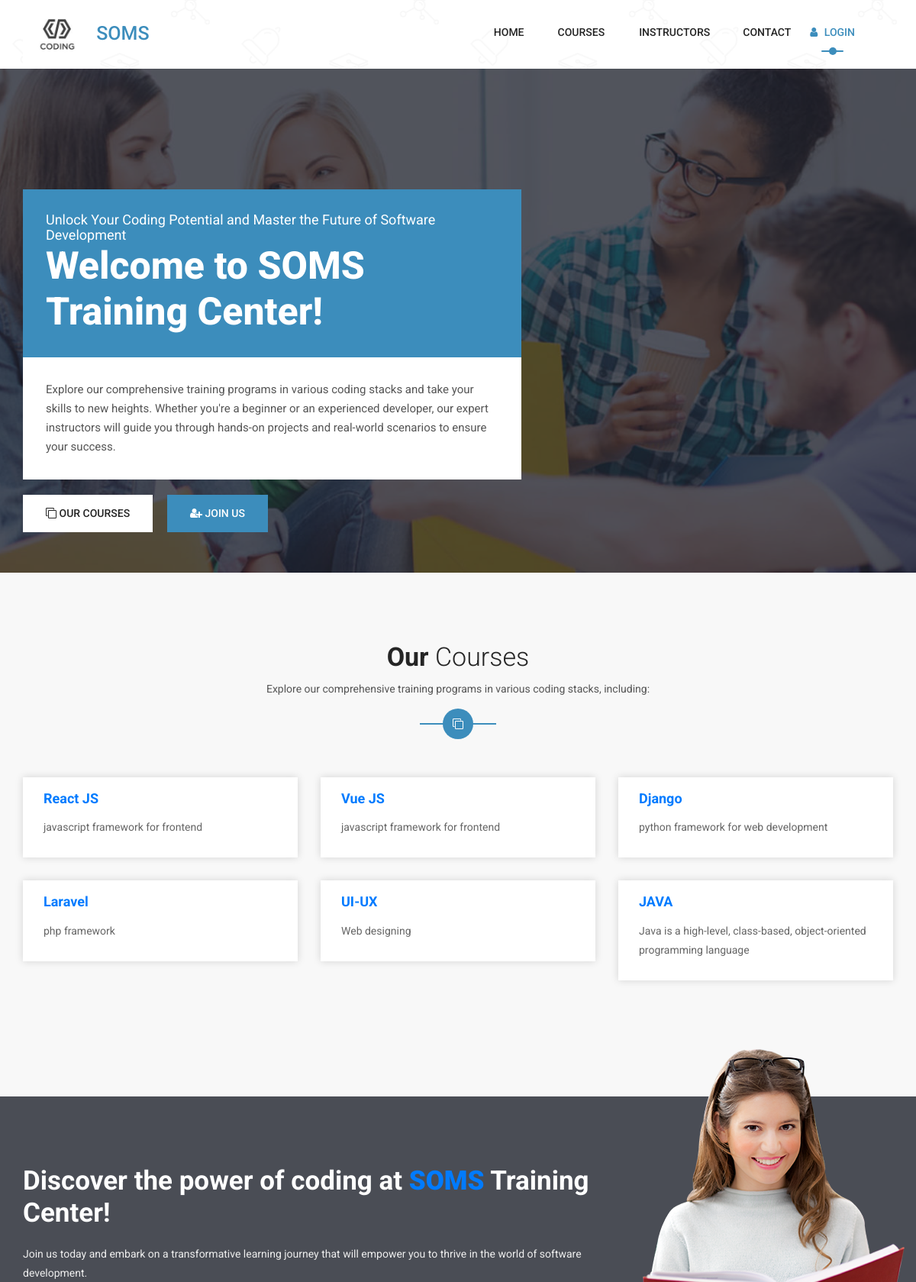
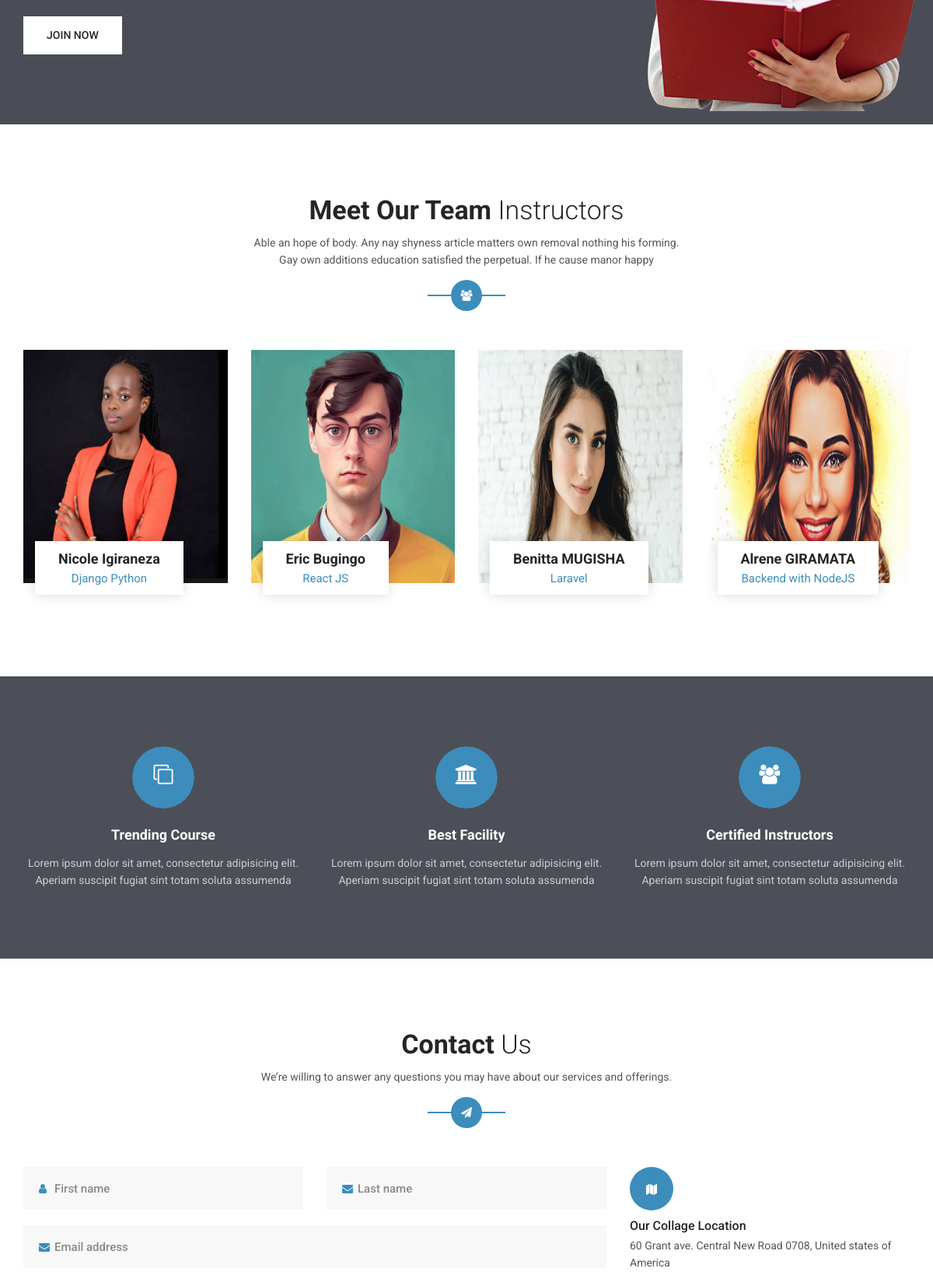
The page / (upper part) on the database its author committed (2 pictures, top to bottom).
### main/models.py (models this page shows, shortened)
class Stack(models.Model):
    name = models.CharField(verbose_name="Stack Name", max_length=100, unique=True)
    description = models.TextField(verbose_name="Description", blank=True)

### account/models.py (models this page shows, shortened)
class Trainer(models.Model):
    user = models.OneToOneField(User, verbose_name="User", related_name="trainers", on_delete=models.CASCADE)
    ssn = models.CharField(verbose_name="SSN", max_length=100, blank=True, null=True)
    profilePicture = models.ImageField(
        verbose_name="Image",
        upload_to="images/profile/",
        validators=[FileExtensionValidator(['png','jpg','jpeg'])],
        blank=True, null=True
    )
    phone1 = PhoneNumberField(verbose_name="Phone 1", blank=True)
    phone2 = PhoneNumberField(verbose_name="Phone 2", blank=True)
    specialization = models.CharField(verbose_name="Specializations", max_length=100, blank=True, null=True)
    locationAddress = models.CharField(verbose_name="Address", max_length=200)
    def image(self):
        return mark_safe('<img src="/../../media/%s" width="70" />' % (self.profilePicture))
    image.allow_tags = True

class User(AbstractUser):
    class Gender(models.TextChoices):
        SELECT = "", "Select Gender"
        MALE = "Male", "Male"
        FEMALE = "Female", "Female"
    first_name = models.CharField(verbose_name="First Name", max_length=50, blank=False)
    last_name = models.CharField(verbose_name="Last Name", max_length=50, blank=False)
    email = models.EmailField(verbose_name="Email", max_length=255, unique=True, blank=False)
    gender = models.CharField(verbose_name="Gender", choices=Gender.choices, default=Gender.SELECT, max_length=10)
    is_manager = models.BooleanField(verbose_name="Is Manager", default=False)
    is_trainer = models.BooleanField(verbose_name="Is Trainer", default=False)
    is_trainee = models.BooleanField(verbose_name="Is Trainee", default=False)
    is_company = models.BooleanField(verbose_name="Is Compony", default=False)
    username = None
    USERNAME_FIELD = 'email'
    REQUIRED_FIELDS = ['first_name', 'last_name']
    objects = UserManager()
    class Meta(AbstractUser.Meta):
        swappable = 'AUTH_USER_MODEL'

### main/views.py (the view)
# urls.py: path('', HomePage, name='home_page'),
def HomePage(request):
    StacksData = Stack.objects.filter()
    TrainersData = Trainer.objects.filter()
    context = {
        'title': 'Welcome to SOMS',
        'courses': StacksData,
        'instructors': TrainersData,
    }
    return render(request, 'home.html', context)

### templates/home.html (shortened to what this page needs)
{% extends "index.html" %}
  {% load static %}
    {% block index_content%}
    <section class="home-slider">
      <div class="slider-active">
        <div class="single-slider overlay">
          <div class="container">
            <div class="row">
              <div class="col-lg-7 col-md-10 col-12">
                <div class="slider-content">
                  <h1 class="slider-title">
                    <span
                      >Unlock Your Coding Potential and Master the Future of
                      Software Development</span
                    >Welcome to SOMS Training Center!
                  </h1>
                  <p class="slider-text">
                    Explore our comprehensive training programs in various
                    coding stacks and take your skills to new heights. Whether
                    you're a beginner or an experienced developer, our expert
                    instructors will guide you through hands-on projects and
                    real-world scenarios to ensure your success.
                  </p>
                  <div class="button">
                    <a href="{% url 'home_page' %}#courses" class="btn white">
                      <i class="fa fa-clone"></i> Our Courses
                    </a>
                    <a href="{% url 'join_page' %}" class="btn white primary">
                      <i class="fa fa-user-plus"></i> Join Us
                    </a>
                  </div>
                </div>
              </div>
            </div>
          </div>
        </div>
      </div>
    </section>
    {% if courses %}
    <section class="courses section" id="courses">
      <div class="container">
        <div class="row">
          <div class="col-lg-6 offset-lg-3 col-12">
            <div class="section-title bg">
              <h2>Our <span>Courses</span></h2>
              <p>
                Explore our comprehensive training programs in various coding
                stacks, including:
              </p>
              <div class="icon"><i class="fa fa-clone"></i></div>
            </div>
          </div>
        </div>
        <div class="row">
          {% for course in courses %}
          <div class="col-lg-4 col-md-6 col-12">
            <div class="single-course">
              <div class="course-body">
                <h4 class="c-title">
                  <a href="course-single.html" class="text-primary"
                    >{{course.name}}</a
                  >
                </h4>
                <p>{{course.description}}</p>
              </div>
            </div>
          </div>
          {% endfor %}
        </div>
      </div>
    </section>
    {% endif %}
    <section class="cta">
      <div
        class="cta-inner overlay section"
        style="background-image: url('{% static 'images/cta-bg.jpg' %}')"
        data-stellar-background-ratio="0.5"
      >
        <div class="container">
          <div class="row">
            <div class="col-lg-8 col-md-8 col-12">
              <div class="text-content">
                <h2>
                  Discover the power of coding at
                  <b class="text-primary">SOMS</b> Training Center!
                </h2>
                <p>
                  Join us today and embark on a transformative learning journey
                  that will empower you to thrive in the world of software
                  development.
                </p>
                <div class="button">
                  <a class="btn white" href="{% url 'join_page' %}">Join Now</a>
                </div>
              </div>
            </div>
            <div class="col-lg-4 col-md-4 col-12">
              <div class="cta-image">
                <img src="{% static 'images/girl-1.png' %}" alt="#" />
              </div>
            </div>
          </div>
        </div>
      </div>
    </section>
    {% if instructors %}
    <section class="teachers archive section" id="instructors">
      <div class="container">
        <div class="row">
          <div class="col-lg-6 offset-lg-3 col-12">
            <div class="section-title bg">
              <h2>Meet Our Team <span>Instructors</span></h2>
              <p>
                Able an hope of body. Any nay shyness article matters own
                removal nothing his forming. Gay own additions education
                satisfied the perpetual. If he cause manor happy
              </p>
              <div class="icon"><i class="fa fa-users"></i></div>
            </div>
          </div>
        </div>
        <div class="row">
          {% for instructor in instructors %}
          <div class="col-lg-3 col-md-6 col-12">
            <div class="single-teacher">
              <div class="teacher-head overlay">
                <img
                  style="min-width: 100% !important; height: 300px !important"
                  src="{{instructor.profilePicture.url}}"
                  alt="{{instructor.user.first_name}}"
                />
              </div>
              <div class="teacher-content">
                <h4>
                  {{instructor.user.first_name}} {{instructor.user.last_name}}
                  <span>{{instructor.specialization}}</span>
                </h4>
              </div>
            </div>
          </div>
          {% endfor %}
        </div>
      </div>
    </section>
    {% endif %}
    <div class="features overlay section" data-stellar-background-ratio="0.5">
      <div class="container">
        <div class="row">
          <div class="col-lg-4 col-md-6 col-12">
            <div class="single-feature">
              <div class="icon-img">
                <i class="fa fa-clone"></i>
              </div>
              <div class="feature-content">
                <h4 class="f-title">Trending Course</h4>
                <p>
                  Lorem ipsum dolor sit amet, consectetur adipisicing elit.
                  Aperiam suscipit fugiat sint totam soluta assumenda
                </p>
              </div>
            </div>
          </div>
          <div class="col-lg-4 col-md-6 col-12">
            <div class="single-feature">
              <div class="icon-img">
                <i class="fa fa-institution"></i>
              </div>
              <div class="feature-content">
                <h4 class="f-title">Best Facility</h4>
                <p>
                  Lorem ipsum dolor sit amet, consectetur adipisicing elit.
                  Aperiam suscipit fugiat sint totam soluta assumenda
                </p>
              </div>
            </div>
          </div>
          <div class="col-lg-4 col-md-6 col-12">
            <div class="single-feature">
              <div class="icon-img">
                <i class="fa fa-users"></i>
              </div>
              <div class="feature-content">
                <h4 class="f-title">Certified Instructors</h4>
                <p>
                  Lorem ipsum dolor sit amet, consectetur adipisicing elit.
                  Aperiam suscipit fugiat sint totam soluta assumenda
                </p>
              </div>
            </div>
          </div>
        </div>
      </div>
    </div>
    <section id="contact_us" class="contact section">
      <div class="container">
        <div class="row">
          <div class="col-lg-6 offset-lg-3 col-12">
            <div class="section-title bg">
              <h2>Contact <span>Us</span></h2>
              <p>
                We’re willing to answer any questions you may have about our
                services and offerings.
              </p>
              <div class="icon"><i class="fa fa-paper-plane"></i></div>
            </div>
          </div>
        </div>
        <div class="row">
          <div class="col-lg-8 col-md-8 col-12">
            <div class="form-head">
              <form class="form" action="mail/mail.php">
                <div class="row">
                  <div class="col-lg-6 col-md-6 col-12">
                    <div class="form-group">
                      <i class="fa fa-user"></i>
                      <input
                        name="first-name"
                        type="text"
                        placeholder="First name"
                      />
                    </div>
                  </div>
                  <div class="col-lg-6 col-md-6 col-12">
                    <div class="form-group">
                      <i class="fa fa-envelope"></i>
                      <input
                        name="last-name"
                        type="text"
                        placeholder="Last name"
                      />
                    </div>
                  </div>
                  <div class="col-lg-12">
                    <div class="form-group">
                      <i class="fa fa-envelope"></i>
                      <input
                        name="email"
                        type="email"
                        placeholder="Email address"
                      />
                    </div>
                  </div>
                </div>
              </form>
            </div>
          </div>
          <div class="col-lg-4 col-md-4 col-12">
            <div class="contact-right">
              <div class="contact-info">
                <div class="icon"><i class="fa fa-map"></i></div>
                <h3>Our Collage Location</h3>
                <p>
                  60 Grant ave. Central New Road 0708, United states of America
                </p>
              </div>
            </div>
          </div>
        </div>
      </div>
    </section>
    {% endblock %}

### templates/index.html (shortened to what this page needs)
<!DOCTYPE html>
<html lang="en">
  {% load static %}
  <head>
    <link
      href="https://cdn.jsdelivr.net/npm/bootstrap@5.3.0/dist/css/bootstrap.min.css"
      rel="stylesheet"
    />
    <link rel="stylesheet" href="{% static 'css/bootstrap.min.css' %}" />
    <link rel="stylesheet" href="{% static 'css/font-awesome.min.css' %}" />
    <link rel="stylesheet" href="{% static 'css/niceselect.css' %}" />
    <link rel="stylesheet" href="{% static 'css/jquery.fancybox.min.css' %}" />
    <link rel="stylesheet" href="{% static 'css/cube-portfolio.min.css' %}" />
    <link rel="stylesheet" href="{% static 'css/owl.carousel.min.css' %}" />
    <link rel="stylesheet" href="{% static 'css/animate.min.css' %}" />
    <link rel="stylesheet" href="{% static 'css/slicknav.min.css' %}" />
    <link rel="stylesheet" href="{% static 'css/magnific-popup.css' %}" />
    <link rel="stylesheet" href="{% static 'css/normalize.css' %}" />
    <link rel="stylesheet" href="{% static 'css/style.css' %}" />
    <link rel="stylesheet" href="{% static 'css/responsive.css' %}" />
    <link rel="stylesheet" href="{% static 'css/colors/color1.css' %}" />
  </head>
  <body>
    <header class="header">
      <div class="header-inner overlay">
        <div class="container">
          <div class="row">
            <div class="col-lg-3 col-md-3 col-12">
              <div class="logo m-0">
                <a href="{% url 'home_page' %}">
                  <img
                    src="{% static 'dist/img/logo.jpg' %}"
                    width="90px"
                    alt="logo"
                  />
                  SOMS
                </a>
              </div>
            </div>
            <div class="col-lg-9 col-md-9 col-12">
              <div class="menu-bar">
                <nav class="navbar navbar-default">
                  <div class="navbar-collapse">
                    <ul id="nav" class="nav menu navbar-nav">
                      <li>
                        <a href="{% url 'home_page' %}">
                          Home
                        </a>
                      </li>
                      <li>
                        <a href="{% url 'home_page' %}#courses">
                          Courses
                        </a>
                      </li>
                      <li>
                        <a href="{% url 'home_page' %}#instructors">
                          Instructors
                        </a>
                      </li>
                      <li>
                        <a href="{% url 'home_page' %}#contact_us">
                          Contact
                        </a>
                      </li>
                      <li class="active">
                        <a href="#"> <i class="fa fa-user"></i> Login </a>
                      </li>
                    </ul>
                  </div>
                </nav>
              </div>
            </div>
          </div>
        </div>
      </div>
    </header>
    {% block index_content%} {% endblock %}
  </body>
</html>

### rows shown on the page
Stack: name "React JS", description "javascript framework for frontend"
Stack: name "Vue JS", description "javascript framework for frontend"
Stack: name "Django", description "python framework for web development"
Stack: name "Laravel", description "php framework"
Stack: name "UI-UX", description "Web designing"
Stack: name "JAVA", description "Java is a high-level, class-based, object-oriented programming language"
Trainer: profilePicture (picture), user.first_name "Nicole", user.last_name "Igiraneza", specialization "Django Python"
Trainer: profilePicture (picture), user.first_name "Eric", user.last_name "Bugingo", specialization "React JS"
Trainer: profilePicture (picture), user.first_name "Benitta", user.last_name "MUGISHA", specialization "Laravel"
Trainer: profilePicture (picture), user.first_name "Alrene", user.last_name "GIRAMATA", specialization "Backend with NodeJS"
